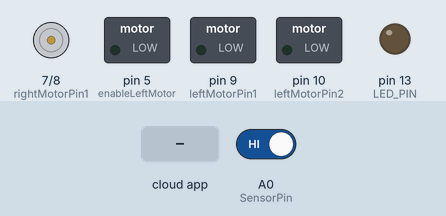
The sketch below on a simulated Arduino Uno, built with avr-gcc and run on an emulated ATmega328P. Shown: motor-driver pin pairs drawn as motors (green arrow = first pin HIGH = forward, orange = second pin HIGH = backward, longer = more drive, scaled by the enable pin), switched loads named in the sketch (green lamp = pin HIGH), output pins drawn as LEDs (lit = HIGH). The inputs (shaded band) are chosen by the test bench; at power-on: A0 (SensorPin) HIGH. The RemoteXY app is connected.

Above: at 1.2 s.
1.3 s: A0 (SensorPin) driven LOW
At 2.5 s:
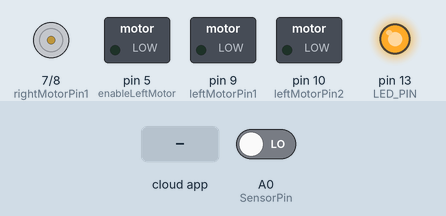
2.8 s: A0 (SensorPin) driven HIGH
At 3.6 s:
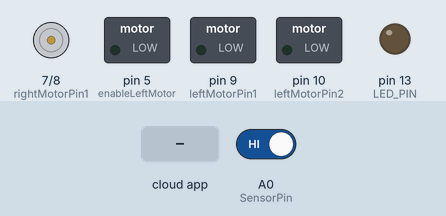
4.3 s: the phone or cloud app sets button_1 to 1
At 4.8 s:
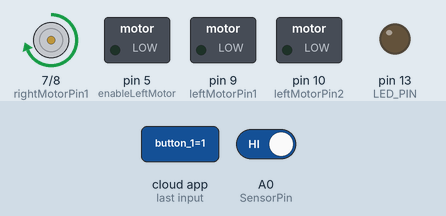
5.8 s: the phone or cloud app sets button_1 to 0
At 7.0 s:
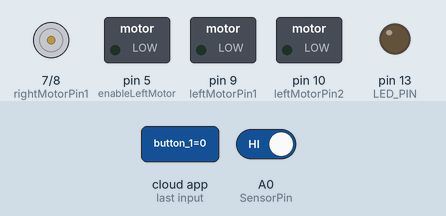
7.3 s: the phone or cloud app sets button_2 to 1
At 8.3 s:
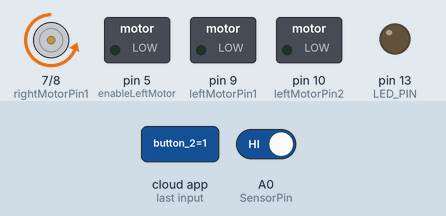
8.8 s: the phone or cloud app sets button_2 to 0
At 9.4 s:
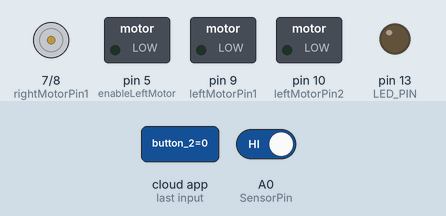
Timing chart, 0 to 11.3 s (numbered marks = the images above; inputs shaded):
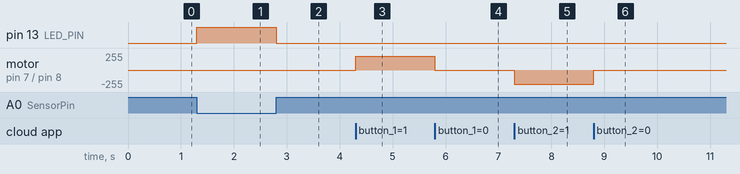

The sketch:

Elevator_With_IR.ino
```cpp
#define REMOTEXY_MODE__ESP8266_HARDSERIAL_POINT

#include <RemoteXY.h>

// RemoteXY connection settings
#define REMOTEXY_SERIAL Serial
#define REMOTEXY_SERIAL_SPEED 115200
#define REMOTEXY_WIFI_SSID "Elevator prototype"
#define REMOTEXY_WIFI_PASSWORD "12345678"
#define REMOTEXY_SERVER_PORT 6377


// RemoteXY configurate
#pragma pack(push, 1)
uint8_t RemoteXY_CONF[] =   // 61 bytes
  { 255,2,0,0,0,54,0,16,55,1,1,0,23,44,17,17,2,31,85,112,
  0,1,0,24,69,17,17,2,31,68,111,119,110,0,129,0,8,25,49,5,
  37,87,101,108,99,111,109,101,32,116,111,32,69,108,101,118,97,116,111,114,
  0 };

// this structure defines all the variables and events of your control interface
struct {

    // input variables
  uint8_t button_1; // =1 if button pressed, else =0
  uint8_t button_2; // =1 if button pressed, else =0

    // other variable
  uint8_t connect_flag;  // =1 if wire connected, else =0

} RemoteXY;
#pragma pack(pop)

/////////////////////////////////////////////
//           END RemoteXY include          //
/////////////////////////////////////////////
#define MOTOR_SPEED 210

//Right motor
int enableRightMotor = 6;
int rightMotorPin1 = 7;
int rightMotorPin2 = 8;

//Left motor
int enableLeftMotor = 5;
int leftMotorPin1 = 9;
int leftMotorPin2 = 10;

const int LED_PIN =  13;
const int SensorPin =  A0;


void setup()
{
  RemoteXY_Init ();


   TCCR0B = TCCR0B & B11111000 | B00000010;

  // put your setup code here, to run once:
  pinMode(enableRightMotor, OUTPUT);
  pinMode(rightMotorPin1, OUTPUT);
  pinMode(rightMotorPin2, OUTPUT);

  pinMode(enableLeftMotor, OUTPUT);
  pinMode(leftMotorPin1, OUTPUT);
  pinMode(leftMotorPin2, OUTPUT);


  rotateMotor(0, 0);

  pinMode(LED_PIN, OUTPUT);

   pinMode(SensorPin, INPUT);

}

void loop()
{
  RemoteXY_Handler ();
  int SensorValue = digitalRead(SensorPin);


   if (SensorValue==LOW){ // LOW MEANS Object Detected
    digitalWrite(LED_PIN, HIGH);
    rotateMotor(0, 0);
  }
  else if(SensorValue==HIGH){


    digitalWrite(LED_PIN, LOW);

     if(RemoteXY.button_1==1 )
  {
    rotateMotor(MOTOR_SPEED, 0);

  }
  else if(RemoteXY.button_2==1)
  {
   rotateMotor(-MOTOR_SPEED, 0);

  }
   else
  {
    rotateMotor(0, 0);
  }

  }

  // use the RemoteXY structure for data transfer

  // do not call delay(), use instead RemoteXY_delay()


}

void rotateMotor(int rightMotorSpeed, int leftMotorSpeed) {

  if (rightMotorSpeed < 0) {
    digitalWrite(rightMotorPin1, LOW);
    digitalWrite(rightMotorPin2, HIGH);
  } else if (rightMotorSpeed > 0) {
    digitalWrite(rightMotorPin1, HIGH);
    digitalWrite(rightMotorPin2, LOW);
  } else {
    digitalWrite(rightMotorPin1, LOW);
    digitalWrite(rightMotorPin2, LOW);
  }

  if (leftMotorSpeed < 0) {
    digitalWrite(leftMotorPin1, LOW);
    digitalWrite(leftMotorPin2, HIGH);
  } else if (leftMotorSpeed > 0) {
    digitalWrite(leftMotorPin1, HIGH);
    digitalWrite(leftMotorPin2, LOW);
  } else {
    digitalWrite(leftMotorPin1, LOW);
    digitalWrite(leftMotorPin2, LOW);
  }
  analogWrite(enableRightMotor, abs(rightMotorSpeed));
  analogWrite(enableLeftMotor, abs(leftMotorSpeed));
}
```

Measured:
- after the input at 1.3 s, pin 13 (LED_PIN): LOW → HIGH at once
- after the input at 2.8 s, pin 13 (LED_PIN): HIGH → LOW at once
- after the input at 4.3 s, motor on pin 7 (rightMotorPin1) / pin 8 (rightMotorPin2): stopped → forward 210/255 at once
- after the input at 5.8 s, motor on pin 7 (rightMotorPin1) / pin 8 (rightMotorPin2): forward 210/255 → stopped at once
- after the input at 7.3 s, motor on pin 7 (rightMotorPin1) / pin 8 (rightMotorPin2): stopped → backward 210/255 at once
- after the input at 8.8 s, motor on pin 7 (rightMotorPin1) / pin 8 (rightMotorPin2): backward 210/255 → stopped at once
